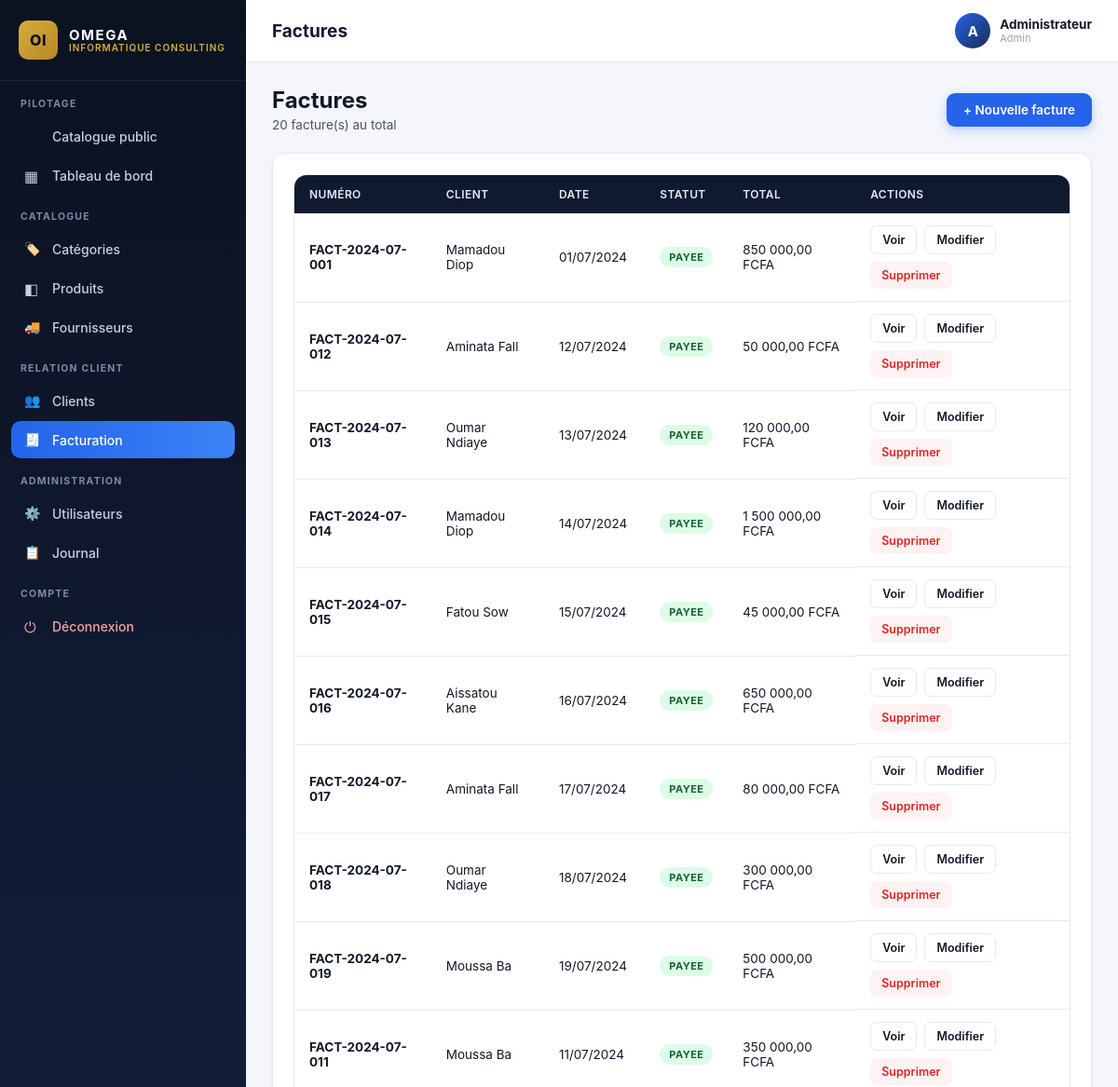
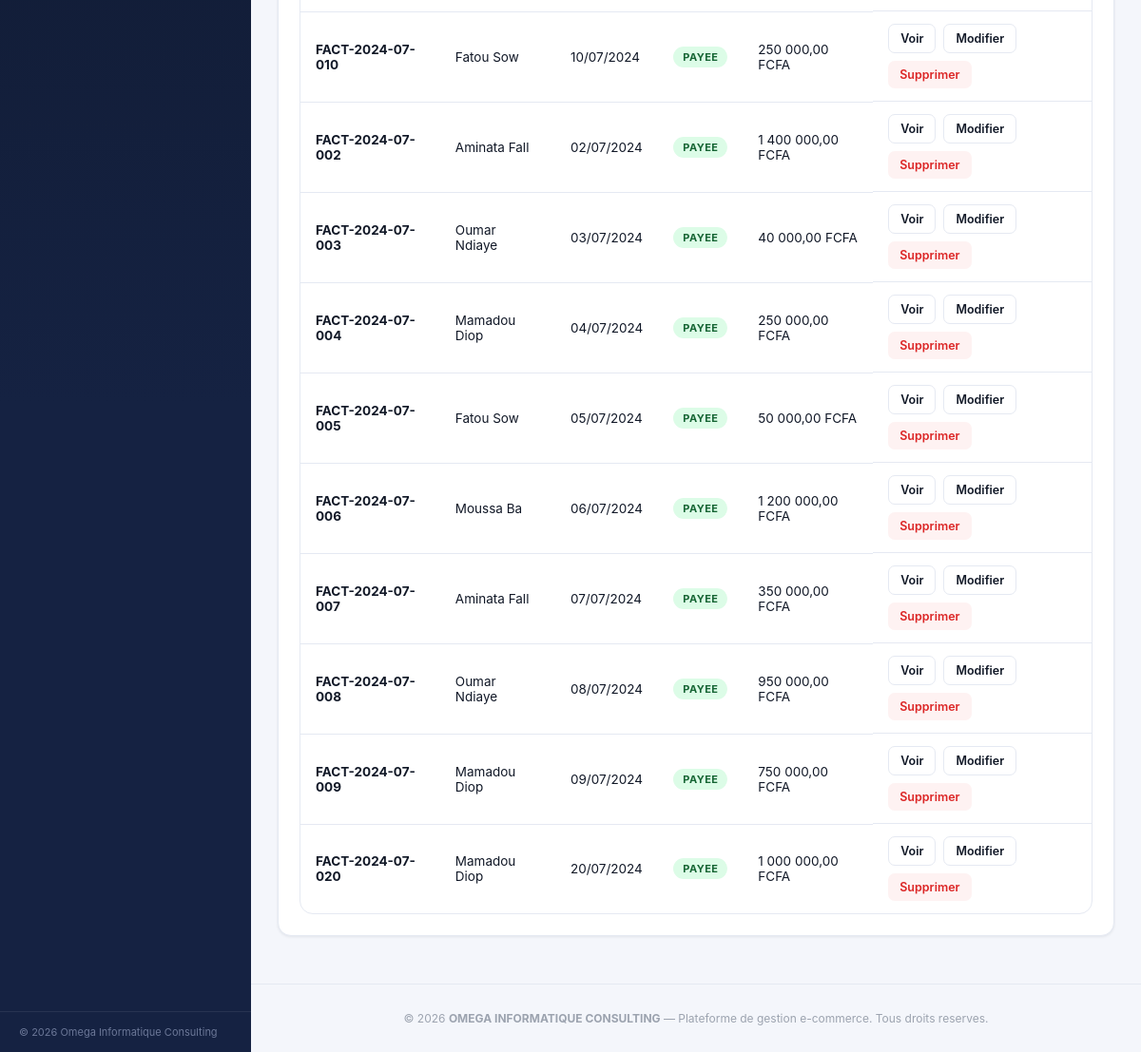
The page /factures/liste.php (signed in) on the database its author committed (2 pictures, top to bottom).
### tables this page shows
CREATE TABLE `factures` (
  `id` int(11) NOT NULL AUTO_INCREMENT,
  `numero` varchar(30) NOT NULL,
  `id_client` int(11) NOT NULL,
  `date_facture` date NOT NULL,
  `statut` enum('brouillon','payee','impayee','annulee') NOT NULL DEFAULT 'impayee',
  `total` decimal(12,2) NOT NULL DEFAULT 0.00,
  `date_creation` datetime DEFAULT current_timestamp(),
  `tva` decimal(5,2) DEFAULT 0.00,
  `montant_tva` decimal(12,2) DEFAULT 0.00,
  PRIMARY KEY (`id`),
  UNIQUE KEY `numero` (`numero`),
  KEY `id_client` (`id_client`),
  CONSTRAINT `factures_ibfk_1` FOREIGN KEY (`id_client`) REFERENCES `clients` (`id`) ON DELETE CASCADE
);

CREATE TABLE `clients` (
  `id` int(11) NOT NULL AUTO_INCREMENT,
  `nom` varchar(100) NOT NULL,
  `prenom` varchar(100) DEFAULT NULL,
  `email` varchar(150) DEFAULT NULL,
  `telephone` varchar(30) DEFAULT NULL,
  `adresse` varchar(255) DEFAULT NULL,
  `ville` varchar(100) DEFAULT NULL,
  `date_creation` datetime DEFAULT current_timestamp(),
  PRIMARY KEY (`id`)
);

### includes/functions.php (called while the page is built, shortened)
<?php
function clean($data) {
    return htmlspecialchars(trim($data ?? ''), ENT_QUOTES, 'UTF-8');
}
function formatPrix($v) {
    return number_format((float)$v, 2, ',', ' ') . ' FCFA';
}
function formatDate($d) {
    return (new DateTime($d))->format('d/m/Y');
}

### factures/liste.php (the view, shortened to what this page needs)
<?php
require_once __DIR__ . '/../includes/header.php';
$stmt = $pdo->query("
    SELECT f.*, c.nom AS client_nom, c.prenom AS client_prenom
    FROM factures f
    LEFT JOIN clients c ON c.id = f.id_client
    ORDER BY f.date_creation DESC
");
$factures = $stmt->fetchAll();
?>
<div class="page-head">
    <div>
        <h2 style="margin:0;">Factures</h2>
        <p><?= count($factures) ?> facture(s) au total</p>
    </div>
    <a href="form.php" class="btn btn-primary">+ Nouvelle facture</a>
</div>
<div class="panel">
    <div class="table-wrap">
        <table>
            <thead>
                <tr>
                    <th>Numéro</th>
                    <th>Client</th>
                    <th>Date</th>
                    <th>Statut</th>
                    <th>Total</th>
                    <th>Actions</th>
                </tr>
            </thead>
            <tbody>
            <?php if (empty($factures)): ?>
                <tr><td colspan="6" class="empty-state">Aucune facture créée.</td></tr>
            <?php else: foreach ($factures as $f): ?>
                <tr>
                    <td><strong><?= clean($f['numero']) ?></strong></td>
                    <td><?= clean(trim($f['client_prenom'] . ' ' . $f['client_nom'])) ?></td>
                    <td><?= formatDate($f['date_facture']) ?></td>
                    <td>
                        <?php
                        $map = ['payee'=>'green','impayee'=>'red','brouillon'=>'gray','annulee'=>'orange'];
                        $color = $map[$f['statut']] ?? 'gray';
                        ?>
                        <span class="badge badge-<?= $color ?>"><?= ucfirst($f['statut']) ?></span>
                    </td>
                    <td><?= formatPrix($f['total']) ?></td>
                    <td class="actions-cell">
                        <a href="voir.php?id=<?= $f['id'] ?>" class="btn btn-outline btn-sm">Voir</a>
                        <a href="form.php?id=<?= $f['id'] ?>" class="btn btn-outline btn-sm">Modifier</a>
                        <a href="supprimer.php?id=<?= $f['id'] ?>" class="btn btn-danger btn-sm confirm-delete" data-label="la facture <?= clean($f['numero']) ?>">Supprimer</a>
                    </td>
                </tr>
            <?php endforeach; endif; ?>
            </tbody>
        </table>
    </div>
</div>
<?php require_once __DIR__ . '/../includes/footer.php'; ?>

### assets/css/style.css (style rules this page uses)
:root { --navy-950:#0b1220; --navy-900:#0f1a30; --navy-800:#152242; --navy-700:#1c2c52; --blue-600:#2563eb; --blue-500:#3b82f6; --blue-100:#dbeafe; --gold:#d4af37; --bg:#f4f6fb; --card:#ffffff; --border:#e5e9f2; --text-900:#111827; --text-600:#4b5563; --text-400:#9ca3af; --green:#16a34a; --red:#dc2626; --orange:#ea580c; --radius:14px; --shadow-sm:0 1px 3px rgba(15,23,42,.08); --shadow-md:0 8px 24px rgba(15,23,42,.10); --sidebar-w:264px; }
* { box-sizing:border-box; }
html,body { margin:0;padding:0; }
body { font-family:-apple-system,BlinkMacSystemFont,"Segoe UI",Roboto,Helvetica,Arial,sans-serif; background:var(--bg); color:var(--text-900); -webkit-font-smoothing:antialiased; }
a { text-decoration:none;color:inherit; }
.page-head { display:flex;align-items:center;justify-content:space-between;flex-wrap:wrap;gap:12px;margin-bottom:22px; }
.page-head p { color:var(--text-600);font-size:13.5px;margin:4px 0 0; }
.btn { display:inline-flex;align-items:center;gap:8px; padding:10px 18px;border-radius:9px;border:none; font-size:13.5px;font-weight:600;cursor:pointer; transition:transform .1s, box-shadow .15s, background .15s; text-align:center; }
.btn-primary { background:var(--blue-600);color:#fff;box-shadow:0 4px 12px rgba(37,99,235,.28); }
.btn-outline { background:#fff;color:var(--text-900);border:1px solid var(--border); }
.btn-danger { background:#fef2f2;color:var(--red); }
.btn-sm { padding:7px 12px;font-size:12.5px;border-radius:7px; }
.panel { background:var(--card);border-radius:var(--radius); border:1px solid var(--border);box-shadow:var(--shadow-sm); padding:22px;margin-bottom:24px; }
.table-wrap { overflow-x:auto;border-radius:var(--radius);border:1px solid var(--border);background:var(--card); }
table { width:100%;border-collapse:collapse;font-size:13.5px;min-width:600px; }
thead th { background:var(--navy-900);color:#e6e9f4; text-align:left;padding:13px 16px;font-weight:600;font-size:12px; text-transform:uppercase;letter-spacing:.4px;white-space:nowrap; }
tbody td { padding:13px 16px;border-bottom:1px solid var(--border);color:var(--text-900);vertical-align:middle; }
tbody tr:last-child td { border-bottom:none; }
.actions-cell { display:flex;gap:8px;flex-wrap:wrap; }
.badge { display:inline-block;padding:4px 10px;border-radius:20px;font-size:11px;font-weight:700;text-transform:uppercase;letter-spacing:.4px; }
.badge-green { background:#dcfce7;color:#166534; }

### rows shown on the page
factures: numero "FACT-2024-07-001", id_client.nom "Mamadou Diop", date_facture "01/07/2024", statut "PAYEE", total "850 000,00 FCFA"
factures: numero "FACT-2024-07-012", id_client.nom "Aminata Fall", date_facture "12/07/2024", statut "PAYEE", total "50 000,00 FCFA"
factures: numero "FACT-2024-07-013", id_client.nom "Oumar Ndiaye", date_facture "13/07/2024", statut "PAYEE", total "120 000,00 FCFA"
factures: numero "FACT-2024-07-014", id_client.nom "Mamadou Diop", date_facture "14/07/2024", statut "PAYEE", total "1 500 000,00 FCFA"
factures: numero "FACT-2024-07-015", id_client.nom "Fatou Sow", date_facture "15/07/2024", statut "PAYEE", total "45 000,00 FCFA"
factures: numero "FACT-2024-07-016", id_client.nom "Aissatou Kane", date_facture "16/07/2024", statut "PAYEE", total "650 000,00 FCFA"
factures: numero "FACT-2024-07-017", id_client.nom "Aminata Fall", date_facture "17/07/2024", statut "PAYEE", total "80 000,00 FCFA"
factures: numero "FACT-2024-07-018", id_client.nom "Oumar Ndiaye", date_facture "18/07/2024", statut "PAYEE", total "300 000,00 FCFA"
factures: numero "FACT-2024-07-019", id_client.nom "Moussa Ba", date_facture "19/07/2024", statut "PAYEE", total "500 000,00 FCFA"
factures: numero "FACT-2024-07-011", id_client.nom "Moussa Ba", date_facture "11/07/2024", statut "PAYEE", total "350 000,00 FCFA"
factures: numero "FACT-2024-07-010", id_client.nom "Fatou Sow", date_facture "10/07/2024", statut "PAYEE", total "250 000,00 FCFA"
factures: numero "FACT-2024-07-002", id_client.nom "Aminata Fall", date_facture "02/07/2024", statut "PAYEE", total "1 400 000,00 FCFA"
factures: numero "FACT-2024-07-003", id_client.nom "Oumar Ndiaye", date_facture "03/07/2024", statut "PAYEE", total "40 000,00 FCFA"
factures: numero "FACT-2024-07-004", id_client.nom "Mamadou Diop", date_facture "04/07/2024", statut "PAYEE", total "250 000,00 FCFA"
factures: numero "FACT-2024-07-005", id_client.nom "Fatou Sow", date_facture "05/07/2024", statut "PAYEE", total "50 000,00 FCFA"
factures: numero "FACT-2024-07-006", id_client.nom "Moussa Ba", date_facture "06/07/2024", statut "PAYEE", total "1 200 000,00 FCFA"
factures: numero "FACT-2024-07-007", id_client.nom "Aminata Fall", date_facture "07/07/2024", statut "PAYEE", total "350 000,00 FCFA"
factures: numero "FACT-2024-07-008", id_client.nom "Oumar Ndiaye", date_facture "08/07/2024", statut "PAYEE", total "950 000,00 FCFA"
factures: numero "FACT-2024-07-009", id_client.nom "Mamadou Diop", date_facture "09/07/2024", statut "PAYEE", total "750 000,00 FCFA"
factures: numero "FACT-2024-07-020", id_client.nom "Mamadou Diop", date_facture "20/07/2024", statut "PAYEE", total "1 000 000,00 FCFA"

### other values the page prints
$pageTitle "Factures"
substr($_SESSION['user_nom'] ?? 'U', 0, 1) "A"
$_SESSION['user_nom'] "Administrateur"
$_SESSION['user_role'] "Admin"
count($factures) "20"
